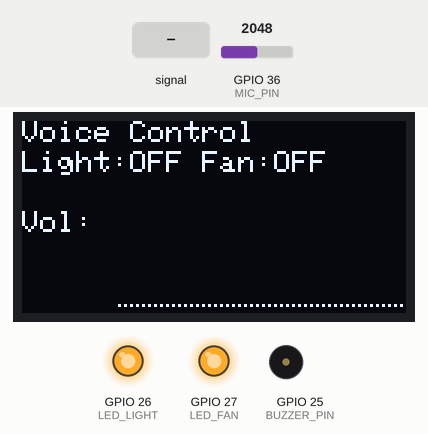
Recording of a program running on a simulated ESP32. Shown: 128×64 one-colour display, output pins drawn as LEDs (lit = HIGH), buzzer (waves = sounding, pin HIGH). The inputs (shaded band) are chosen by the test bench; at power-on: GPIO 36 (MIC_PIN) = 2048 (analog values on the 0–4095 scale). What the program prints to the serial monitor is not drawn.

Above: at 2.8 s.
2.9 s: GPIO 36 (MIC_PIN) set to 2622
4.8 s: GPIO 36 (MIC_PIN) set to 2691
6.3 s: GPIO 36 (MIC_PIN) fed a 200 Hz sine of ±327 counts around its level
At 6.42 s:
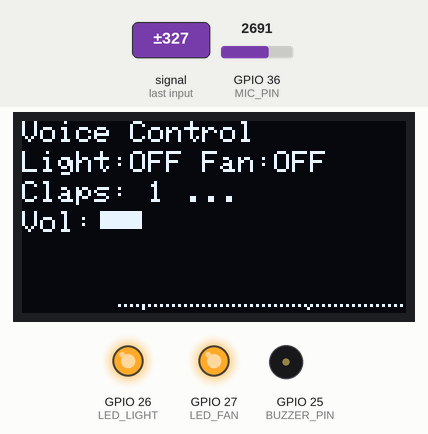
8.2 s: GPIO 36 (MIC_PIN) fed a 1000 Hz sine of ±1023 counts around its level
At 8.31 s:
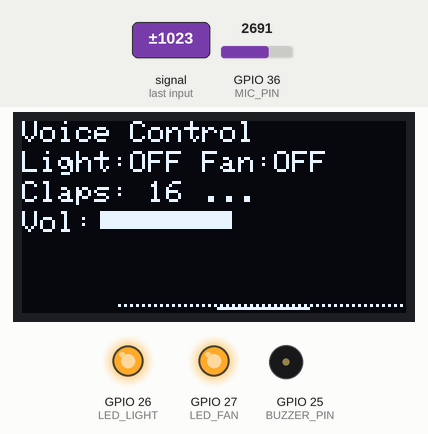
9.7 s: GPIO 36 (MIC_PIN) set to 2866
At 10.34 s:
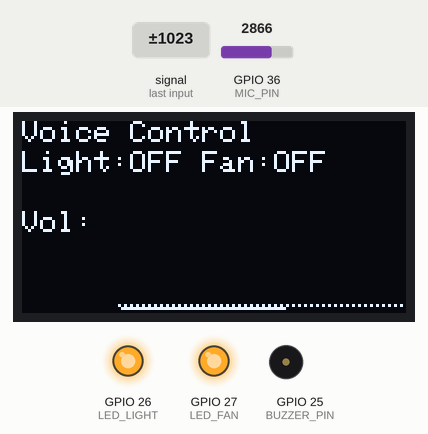
11.3 s: GPIO 36 (MIC_PIN) set to 3413
At 11.47 s:
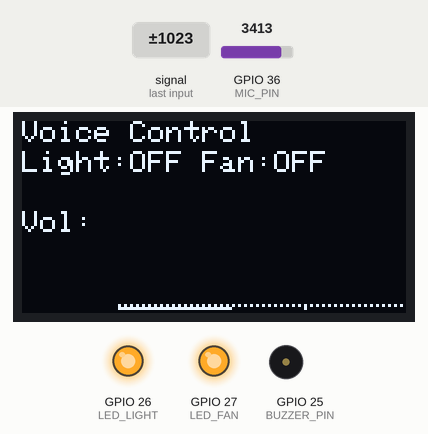
12.9 s: GPIO 36 (MIC_PIN) set to 3540
Timing chart, 0 to 15.9 s (numbered marks = the images above; inputs shaded):
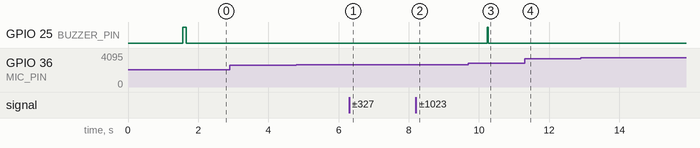

Measured:
- after the input at 6.3 s, the display: changes after 0.06 s (image 1)
- after the input at 9.7 s, GPIO 25 (BUZZER_PIN): LOW → HIGH after 0.54 s, → LOW 0.02 s later

The program:

main.cpp
```cpp
/*
 * ESP32 声音检测与拍手控制
 *
 * 功能：
 * - MAX9814 麦克风采集音频（模拟信号）
 * - 实时声音电平监测与串口波形输出
 * - 拍手模式识别：
 *     单拍  → 切换灯光
 *     双拍  → 切换风扇
 *     三拍  → 全部关闭
 * - 蜂鸣器反馈提示
 * - OLED 显示声音电平和状态
 *
 * 硬件连接：
 * - MAX9814 OUT  -> GPIO 36 (VP, ADC1_CH0)
 * - MAX9814 VCC  -> 3.3V
 * - MAX9814 GND  -> GND
 * - LED（灯光）  -> GPIO 26
 * - LED（风扇）  -> GPIO 27
 * - 蜂鸣器       -> GPIO 25
 * - OLED SDA    -> GPIO 21
 * - OLED SCL    -> GPIO 22
 *
 * 注意：MAX9814 增益引脚 GAIN 接地 = 40dB，浮空 = 50dB，接 VCC = 60dB
 */

#include <Arduino.h>
#include <Wire.h>
#include <Adafruit_SSD1306.h>

// ========== 引脚定义 ==========
#define MIC_PIN     36    // MAX9814 模拟输出
#define LED_LIGHT   26    // 灯光（继电器）
#define LED_FAN     27    // 风扇（继电器）
#define BUZZER_PIN  25    // 蜂鸣器
#define OLED_SDA    21
#define OLED_SCL    22

// ========== 声音检测参数 ==========
#define SAMPLE_WINDOW_MS  50       // 采样窗口 50ms
#define CLAP_THRESHOLD    600      // 拍手音量阈值（0-4095）
#define CLAP_TIMEOUT_MS   500      // 拍手间隔超时（ms）
#define MIN_CLAP_INTERVAL 100      // 最小拍手间隔（去抖）

// ========== 全局变量 ==========
Adafruit_SSD1306 display(128, 64, &Wire, -1);

bool lightOn = false;
bool fanOn = false;

// 拍手识别
int clapCount = 0;
unsigned long lastClapTime = 0;
unsigned long clapGroupStart = 0;
bool waitingForMore = false;

// 声音电平历史（用于 OLED 波形）
uint8_t levelHistory[64] = {0};
int historyIdx = 0;

// ========== 蜂鸣器短鸣 ==========
void beep(int count, int ms = 80) {
    for (int i = 0; i < count; i++) {
        digitalWrite(BUZZER_PIN, HIGH);
        delay(ms);
        digitalWrite(BUZZER_PIN, LOW);
        if (i < count - 1) delay(60);
    }
}

// ========== 设备控制 ==========
void setLight(bool on) {
    lightOn = on;
    digitalWrite(LED_LIGHT, on ? LOW : HIGH);  // 继电器低有效
    Serial.printf("[控制] 灯光 -> %s\n", on ? "开" : "关");
}

void setFan(bool on) {
    fanOn = on;
    digitalWrite(LED_FAN, on ? LOW : HIGH);
    Serial.printf("[控制] 风扇 -> %s\n", on ? "开" : "关");
}

// ========== 执行拍手命令 ==========
void executeCommand(int claps) {
    Serial.printf("[识别] 检测到 %d 次拍手\n", claps);
    switch (claps) {
        case 1:
            setLight(!lightOn);
            beep(1);
            break;
        case 2:
            setFan(!fanOn);
            beep(2);
            break;
        case 3:
            setLight(false);
            setFan(false);
            beep(3);
            break;
        default:
            beep(1, 20);
            break;
    }
}

// ========== OLED 更新 ==========
void updateOled(int level, int peak) {
    display.clearDisplay();
    display.setTextColor(SSD1306_WHITE);

    // 标题
    display.setTextSize(1);
    display.setCursor(0, 0);
    display.print("Voice Control");

    // 状态
    display.setCursor(0, 10);
    display.printf("Light:%s Fan:%s", lightOn ? "ON " : "OFF", fanOn ? "ON" : "OFF");

    // 拍手计数
    if (waitingForMore) {
        display.setCursor(0, 20);
        display.printf("Claps: %d ...", clapCount);
    }

    // 声音电平条
    display.setCursor(0, 30);
    display.print("Vol:");
    int barLen = map(level, 0, 4095, 0, 90);
    display.fillRect(26, 30, barLen, 6, SSD1306_WHITE);

    // 波形历史
    for (int i = 0; i < 64; i++) {
        int x = i;
        int idx = (historyIdx + i) % 64;
        int barH = map(levelHistory[idx], 0, 4095, 0, 20);
        if (barH > 0) {
            display.drawPixel(x + 32, 63 - barH, SSD1306_WHITE);
        }
    }

    // 阈值线
    int threshY = 63 - map(CLAP_THRESHOLD, 0, 4095, 0, 20);
    for (int x = 32; x < 128; x += 2) {
        display.drawPixel(x, threshY, SSD1306_WHITE);
    }

    display.display();
}

// ========== 声音电平采样 ==========
int sampleSoundLevel() {
    unsigned long startMs = millis();
    int maxVal = 0, minVal = 4095;
    while (millis() - startMs < SAMPLE_WINDOW_MS) {
        int sample = analogRead(MIC_PIN);
        if (sample > maxVal) maxVal = sample;
        if (sample < minVal) minVal = sample;
    }
    return maxVal - minVal;  // 峰峰值
}

// ========== 初始化 ==========
void setup() {
    Serial.begin(115200);
    Serial.println("\n=== ESP32 声音控制系统 ===");
    Serial.println("操作说明:");
    Serial.println("  单拍 -> 切换灯光");
    Serial.println("  双拍 -> 切换风扇");
    Serial.println("  三拍 -> 全部关闭");

    // 引脚初始化
    pinMode(LED_LIGHT, OUTPUT);
    pinMode(LED_FAN, OUTPUT);
    pinMode(BUZZER_PIN, OUTPUT);
    digitalWrite(LED_LIGHT, HIGH);  // 继电器断开
    digitalWrite(LED_FAN, HIGH);
    digitalWrite(BUZZER_PIN, LOW);

    // ADC 配置（12位，衰减11dB支持0-3.3V）
    analogReadResolution(12);
    analogSetAttenuation(ADC_11db);

    // OLED 初始化
    Wire.begin(OLED_SDA, OLED_SCL);
    if (display.begin(SSD1306_SWITCHCAPVCC, 0x3C)) {
        display.clearDisplay();
        display.setTextColor(SSD1306_WHITE);
        display.setTextSize(1);
        display.setCursor(0, 0);
        display.println("Voice Control");
        display.println("Ready!");
        display.println("");
        display.println("Clap to control:");
        display.println(" 1x = Light");
        display.println(" 2x = Fan");
        display.println(" 3x = All OFF");
        display.display();
        Serial.println("OLED 初始化成功");
    }

    delay(1500);
    beep(1, 100);  // 启动提示音
    Serial.println("系统就绪，等待拍手指令...");
}

// ========== 主循环 ==========
void loop() {
    int level = sampleSoundLevel();

    // 更新波形历史
    levelHistory[historyIdx] = constrain(level, 0, 255);
    historyIdx = (historyIdx + 1) % 64;

    // 串口波形输出（可用 Serial Plotter 查看）
    Serial.printf("Level:%d,Threshold:%d\n", level, CLAP_THRESHOLD);

    unsigned long now = millis();

    // 检测拍手（声音超过阈值）
    if (level > CLAP_THRESHOLD) {
        if (now - lastClapTime > MIN_CLAP_INTERVAL) {
            clapCount++;
            lastClapTime = now;
            if (!waitingForMore) {
                clapGroupStart = now;
                waitingForMore = true;
            }
            Serial.printf("[检测] 第 %d 次拍手，电平: %d\n", clapCount, level);
        }
    }

    // 超时后执行命令
    if (waitingForMore && (now - lastClapTime > CLAP_TIMEOUT_MS)) {
        executeCommand(clapCount);
        clapCount = 0;
        waitingForMore = false;
    }

    // 更新 OLED（每 100ms）
    static unsigned long lastOledUpdate = 0;
    if (now - lastOledUpdate > 100) {
        updateOled(level, CLAP_THRESHOLD);
        lastOledUpdate = now;
    }
}
```
